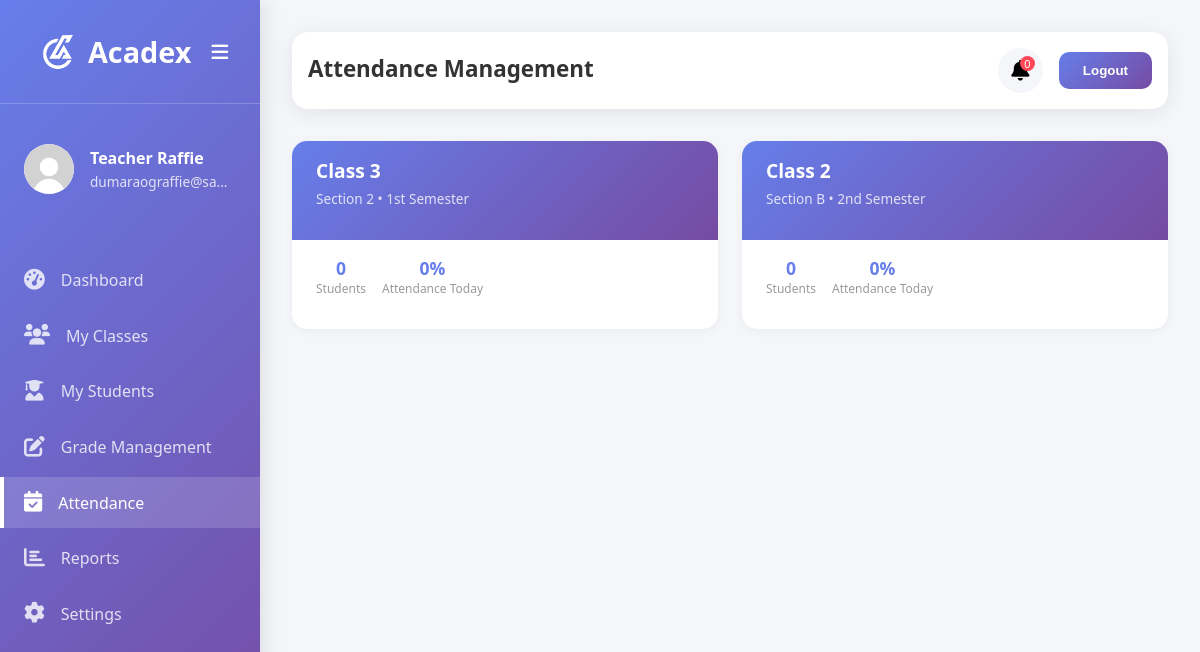
The app's page /teacher/t-attendance.php (signed in) with its own data.
### tables this page shows
CREATE TABLE `classes` (
  `id` int(11) NOT NULL,
  `class_name` varchar(255) NOT NULL,
  `section` varchar(255) NOT NULL,
  `term` varchar(255) NOT NULL,
  `user_email` varchar(255) NOT NULL,
  `archived` int(11) NOT NULL,
  `created_at` timestamp NOT NULL DEFAULT current_timestamp()
);

### includes/teacher_requests.php (called while the page is built, shortened)
<?php
try {
    try {
        $pdo->exec("
            CREATE TABLE IF NOT EXISTS student_requests (
                id INT AUTO_INCREMENT PRIMARY KEY,
                student_id INT NOT NULL,
                student_number VARCHAR(50) NOT NULL,
                student_name VARCHAR(255) NOT NULL,
                student_email VARCHAR(255) NOT NULL,
                class_id INT NULL,
                class_name VARCHAR(255) NULL,
                teacher_email VARCHAR(255) NOT NULL,
                request_type ENUM('grade','attendance') NOT NULL,
                term ENUM('prelim','midterm','finals','all') NULL,
                message TEXT NULL,
                status ENUM('pending','resolved') NOT NULL DEFAULT 'pending',
                resolved_at TIMESTAMP NULL,
                resolved_by VARCHAR(255) NULL,
                is_seen TINYINT(1) NOT NULL DEFAULT 0,
                created_at TIMESTAMP DEFAULT CURRENT_TIMESTAMP,
                INDEX idx_teacher_status (teacher_email, status, created_at)
            )
        ");
        $pdo->exec("ALTER TABLE student_requests ADD COLUMN IF NOT EXISTS is_seen TINYINT(1) NOT NULL DEFAULT 0");
        $pdo->exec("ALTER TABLE student_requests ADD COLUMN IF NOT EXISTS resolved_at TIMESTAMP NULL");
        $pdo->exec("ALTER TABLE student_requests ADD COLUMN IF NOT EXISTS resolved_by VARCHAR(255) NULL");
    } catch (PDOException $e) {
    }
    try {
        $stmt = $pdo->prepare("SELECT COUNT(*) as request_count FROM student_requests WHERE teacher_email = ? AND status = 'pending' AND is_seen = 0");
        $stmt->execute([$userEmail]);
        $requestCountResult = $stmt->fetch();
        $requestCount = $requestCountResult['request_count'] ?? 0;
    } catch (PDOException $e) {
        $stmt = $pdo->prepare("
            SELECT id, student_id, student_name, class_id, class_name, request_type, term, created_at, 0 as is_seen
            FROM student_requests
            WHERE teacher_email = ? AND status = 'pending'
            ORDER BY created_at DESC
            LIMIT 5
        ");
        $stmt->execute([$userEmail]);
        $studentRequests = $stmt->fetchAll(PDO::FETCH_ASSOC);
        $requestCount = count($studentRequests);
        $pendingRequestsAll = $studentRequests;
        $completedRequestsAll = [];
    }
} catch (PDOException $e) {
    $requestCount = 0;
    $studentRequests = [];
    $pendingRequestsAll = [];
    $completedRequestsAll = [];
}

### teacher/t-attendance.php (the view, shortened to what this page needs)
<?php
include '../includes/connection.php';
$userFullName = $_SESSION['full_name'] ?? 'Unknown User';
$userEmail = $_SESSION['email'] ?? 'Unknown Email';
include '../includes/teacher_requests.php';
try {
    $stmt = $pdo->prepare("SELECT id, class_name, section, term, created_at FROM classes WHERE user_email = ? AND archived = 0 ORDER BY created_at DESC");
    $stmt->execute([$userEmail]);
    $classes = $stmt->fetchAll();
} catch (PDOException $e) {
    $classes = [];
}
?>
<!DOCTYPE html>
<html lang="en">
<head>
    <link rel="stylesheet" href="https://cdnjs.cloudflare.com/ajax/libs/font-awesome/6.0.0/css/all.min.css">
    <link rel="stylesheet" href="../style.css">
    <link rel="stylesheet" href="../css/teacher/t-attendance.css">
</head>
<body>
    <aside class="sidebar" id="sidebar">
        <div class="sidebar-header">
            <div class="sidebar-header-column">
                <img class="sidebar-logo" src="../image/Acadex-logo-white.webp" alt="Acadex Logo">
            </div>
            <div class="sidebar-header-column sidebar-header-title">
                <div class="logo">Acadex</div>
            </div>
            <div class="sidebar-header-column sidebar-header-toggle">
                <button class="sidebar-toggle" id="sidebarToggle" title="Toggle Sidebar"></button>
            </div>
        </div>
        <div class="user-info">
            <div class="user-avatar">
                <img src="../image/default.webp" alt="">
            </div>
            <div class="user-details">
                <h3><?php echo htmlspecialchars($userFullName); ?></h3>
                <p><?php echo htmlspecialchars($userEmail); ?></p>
            </div>
        </div>
        <ul class="nav-menu">
            <li class="nav-item">
                <a href="t-dashboard.php" class="nav-link">
                    <i class="fas fa-tachometer-alt nav-icon"></i>
                    <span>Dashboard</span>
                </a>
            </li>
            <li class="nav-item">
                <a href="t-classes.php" class="nav-link">
                    <i class="fas fa-users nav-icon"></i>
                    <span>My Classes</span>
                </a>
            </li>
            <li class="nav-item">
                <a href="t-students.php" class="nav-link">
                    <i class="fas fa-user-graduate nav-icon"></i>
                    <span>My Students</span>
                </a>
            </li>
            <li class="nav-item">
                <a href="t-grades.php" class="nav-link">
                    <i class="fas fa-edit nav-icon"></i>
                    <span>Grade Management</span>
                </a>
            </li>
            <li class="nav-item">
                <a href="t-attendance.php" class="nav-link active">
                    <i class="fas fa-calendar-check nav-icon"></i>
                    <span>Attendance</span>
                </a>
            </li>
            <li class="nav-item">
                <a href="t-reports.php" class="nav-link">
                    <i class="fas fa-chart-bar nav-icon"></i>
                    <span>Reports</span>
                </a>
            </li>
            <li class="nav-item">
                <a href="t-settings.php" class="nav-link">
                    <i class="fas fa-cog nav-icon"></i>
                    <span>Settings</span>
                </a>
            </li>
        </ul>
    </aside>
    <main class="main-content">
        <div class="top-bar">
            <div class="page-title">
                <h1>Attendance Management</h1>
            </div>
            <div class="top-actions">
                <div class="notification-wrapper">
                    <button class="notification-btn" id="notificationBtn" aria-expanded="false" aria-controls="notificationMenu">
                        <i class="fas fa-bell"></i>
                        <span class="notification-badge"><?php echo $requestCount; ?></span>
                    </button>
                </div>
                <button class="logout-btn" onclick="logout()">Logout</button>
            </div>
        </div>
        <div class="classes-grid" id="classesGrid">
            <?php if (empty($classes)): ?>
                <div class="class-card">
                    <div class="class-banner">
                        <h3>No Classes Found</h3>
                        <p>You haven't added any classes yet.</p>
                    </div>
                </div>
            <?php else: ?>
                <?php foreach ($classes as $class): ?>
                    <div class="class-card" data-class-id="<?php echo $class['id']; ?>" data-class-name="<?php echo htmlspecialchars($class['class_name']); ?>" data-section="<?php echo htmlspecialchars($class['section']); ?>" data-term="<?php echo htmlspecialchars($class['term']); ?>">
                        <div class="class-banner">
                            <h3><?php echo htmlspecialchars($class['class_name']); ?></h3>
                            <p><?php echo htmlspecialchars($class['section']); ?> • <?php echo htmlspecialchars($class['term']); ?></p>
                        </div>
                        <div class="class-stats">
                            <div class="class-stat">
                                <div class="class-stat-value">0</div>
                                <div class="class-stat-label">Students</div>
                            </div>
                            <div class="class-stat">
                                <div class="class-stat-value">0%</div>
                                <div class="class-stat-label">Attendance Today</div>
                            </div>
                        </div>
                    </div>
                <?php endforeach; ?>
            <?php endif; ?>
        </div>
    </main>
</body>
</html>

### style.css (style rules this page uses)
*, *::before, *::after { box-sizing: border-box; }
.notification-wrapper { position: relative; }

### css/teacher/t-attendance.css (style rules this page uses)
* { margin: 0; padding: 0; box-sizing: border-box; }
body { font-family: "Segoe UI", Tahoma, Geneva, Verdana, sans-serif; background: #f5f6fa; color: #333; }
.sidebar { position: fixed; left: 0; top: 0; width: 260px; height: 100vh; background: linear-gradient(135deg, #667eea 0%, #764ba2 100%); padding: 2rem 0; z-index: 1000; transition: all 0.3s ease; box-shadow: 4px 0 20px rgba(0, 0, 0, 0.1); }
.sidebar-header { padding: 0 2.5rem 2rem; border-bottom: 1px solid rgba(255, 255, 255, 0.2); display: flex; justify-content: space-between; align-items: center; gap: 0.75rem; }
.logo { font-size: 1.8rem; font-weight: bold; color: white; margin-bottom: 0; }
.sidebar-toggle { background: none; border: none; color: white; font-size: 1.2rem; cursor: pointer; padding: 0.5rem; border-radius: 5px; transition: all 0.3s ease; display: flex; align-items: center; justify-content: center; }
.sidebar-toggle::before { font-family: "Font Awesome 6 Free"; font-weight: 900; }
.sidebar:not(.collapsed) .sidebar-toggle::before { content: "\f0c9"; }
.user-info { display: flex; align-items: center; gap: 1rem; padding: 1.5rem; margin: 1rem 0; }
.user-avatar { width: 50px; height: 50px; background: white; border-radius: 50%; display: flex; align-items: center; justify-content: center; font-size: 1.5rem; overflow: hidden; }
.user-avatar img { width: 100%; height: 100%; border-radius: 50%; object-fit: cover; }
.user-details h3 { color: white; font-size: 1rem; margin-bottom: 0.2rem; }
.user-details p { color: rgba(255, 255, 255, 0.8); font-size: 0.85rem; }
.nav-menu { list-style: none; padding: 1rem 0; }
.nav-item { margin: 0.3rem 0; }
.nav-link { display: flex; align-items: center; gap: 1rem; padding: 0.9rem 1.5rem; color: rgba(255, 255, 255, 0.8); text-decoration: none; transition: all 0.3s ease; position: relative; }
.nav-link:hover, .nav-link.active { background: rgba(255, 255, 255, 0.15); color: white; }
.nav-link.active::before { content: ""; position: absolute; left: 0; top: 0; height: 100%; width: 4px; background: white; }
.nav-icon { font-size: 1.3rem; }
.main-content { margin-left: 260px; width: calc(100% - 260px); padding: 2rem; min-height: 100vh; transition: margin-left 0.3s ease; }
.top-bar { background: white; padding: 1rem 1rem; border-radius: 16px; box-shadow: 0 4px 20px rgba(0, 0, 0, 0.08); display: flex; justify-content: space-between; align-items: center; margin-bottom: 2rem; }
.page-title h1 { font-size: 1.4rem; color: #333; margin-bottom: 0.3rem; }
.top-actions { display: flex; gap: 1rem; align-items: center; }
.notification-btn { position: relative; background: #f5f6fa; border: none; width: 45px; height: 45px; border-radius: 50%; cursor: pointer; font-size: 1.3rem; transition: all 0.3s ease; }
.notification-badge { position: absolute; top: 8px; right: 8px; background: #ff4757; color: white; border-radius: 50%; width: 15px; height: 15px; font-size: 0.7rem; display: flex; align-items: center; justify-content: center; }
.logout-btn { padding: 0.7rem 1.5rem; background: linear-gradient(135deg, #667eea 0%, #764ba2 100%); color: white; border: none; border-radius: 10px; cursor: pointer; font-weight: 600; transition: all 0.3s ease; }
.classes-grid { display: grid; grid-template-columns: repeat(auto-fill, minmax(350px, 1fr)); gap: 1.5rem; }
.class-card { background: white; padding: 1.5rem; border-radius: 15px; box-shadow: 0 2px 10px rgba(0, 0, 0, 0.05); transition: all 0.3s ease; cursor: pointer; }
.class-banner { background: linear-gradient(135deg, #667eea 0%, #764ba2 100%); color: white; padding: 1rem 1.5rem; border-radius: 15px 15px 0 0; margin: -1.5rem -1.5rem 1rem -1.5rem; }
.class-banner h3 { font-size: 1.2rem; color: white; margin-bottom: 0.3rem; }
.class-banner p { color: rgba(255, 255, 255, 0.8); font-size: 0.85rem; margin-bottom: 1rem; }
.class-stats { display: flex; gap: 1rem; margin-bottom: 0.5rem; }
.class-stat { text-align: center; }
.class-stat-value { font-weight: bold; color: #667eea; font-size: 1.1rem; }
.class-stat-label { font-size: 0.75rem; color: #999; }
.sidebar-header { gap: 0.75rem; }
.sidebar-header-column { display: flex; align-items: center; flex: 1; }
.sidebar-header-title { justify-content: center; }
.sidebar-header-toggle { justify-content: flex-end; }
.sidebar-logo { width: 36px; height: 36px; object-fit: contain; }

### records on screen
classes: class_name "Class 3", section "Section 2", term "1st Semester"
classes: class_name "Class 2", section "Section B", term "2nd Semester"

### other values on screen
$userFullName "Teacher Raffie"
$requestCount "0"
